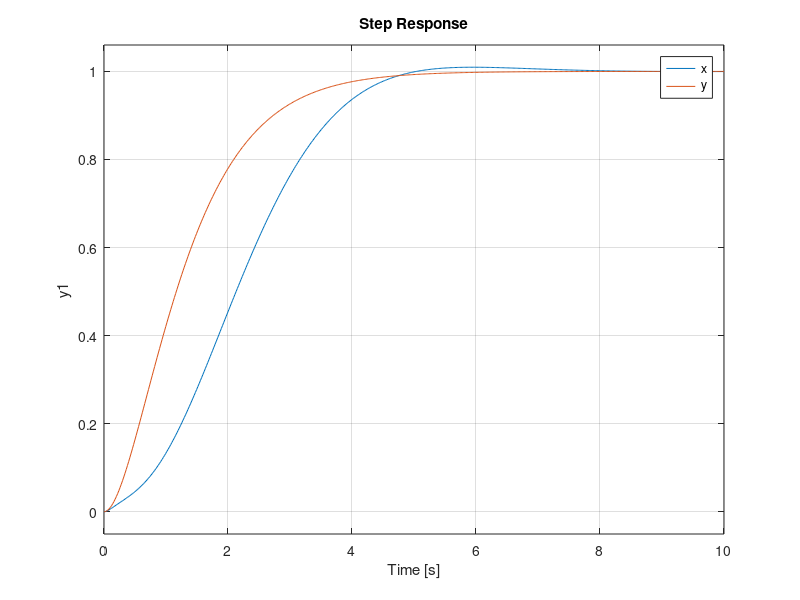
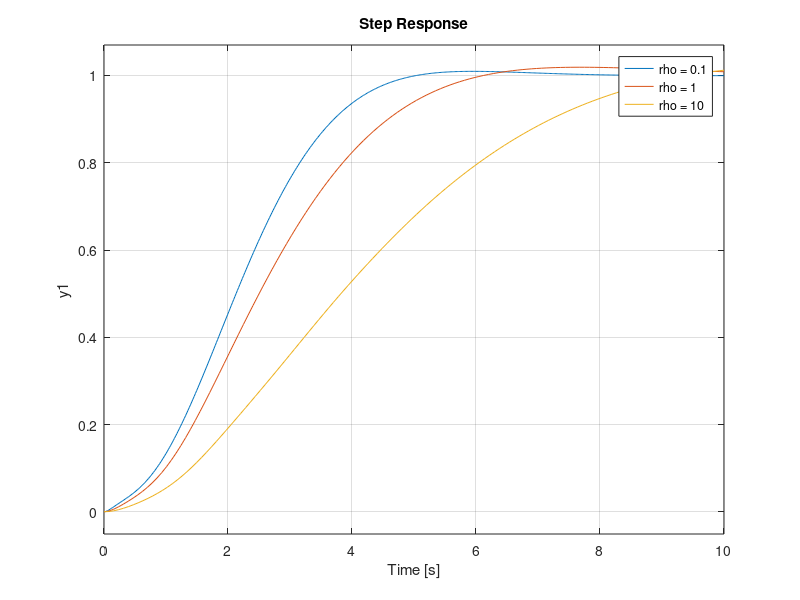
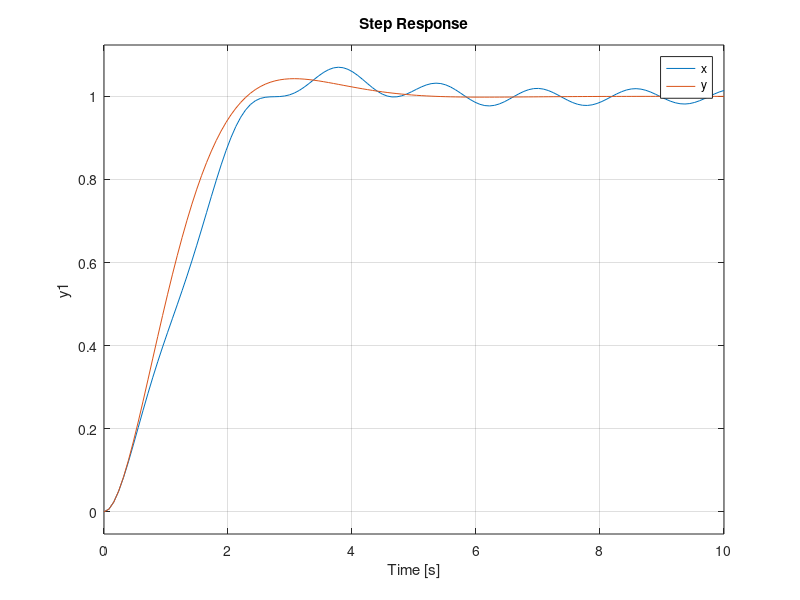
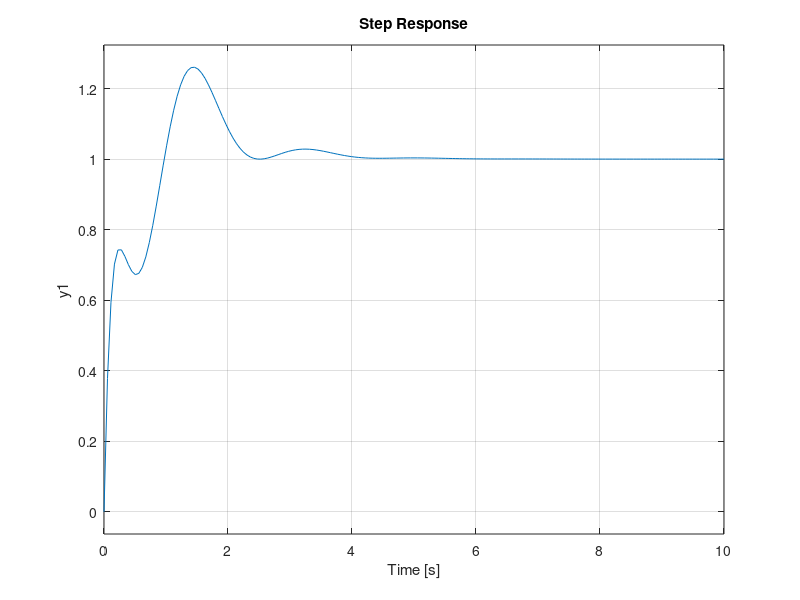

These figures' MATLAB source, in order:
%L12_2dfan.m - ducted fan example for L12.2
% RMM, 14 Jan 03
%%
%% Ducted fan dynamics
%%
%% These are the dynamics for the ducted fan, written in statespace
%% form.
%%

% System parameters
J = 0.0475; % inertia around pitch axis
m = 1.5; % mass of fan
r = 0.25; % distance to flaps
g = 10; % gravitational constant
gamma = 0.51; % counterweighted mass
d = 0.2;   % damping factor (estimated)
l = 0.05; % offset of center of mass
% System matrices (entire plant: 2 input, 2 output)
A = [  0     0     0     1     0     0;
    0     0     0     0     1     0;
    0     0     0     0     0     1;
    0     0  -gamma -d/m    0     0;
    0     0     0     0   -d/m    0;
    0     0 -m*g*l/J  0     0     0 ];

B = [  0     0;
    0     0;
    0     0;
    1/m    0;
    0    1/m;
    r/J    0    ];

C = [  1     0    0      0     0     0;
    0     1    0      0     0     0 ];

D = [  0     0;   0      0];

%%
%% Construct inputs and outputs corresponding to steps in xyposition
%%
%% The vectors xd and yd correspond to the states that are the desired
%% equilibrium states for the system.  The matrices Cx and Cy are the
%% corresponding outputs.
%%
%% The way these vectors are used is to compute the closed loopsystem
%% dynamics as
%%
%% xdot = Ax + B u =>xdot = (A-BK)x + K xd
%%         u = -K(x - xd)    y = Cx
%%
%% The closed loop dynamics can be simulated using the "step"command,
%% with K*xd as the input vector (assumes that the "input" is unit size,
%% so that xd corresponds to the desired steady state.
%%
xd = [1; 0; 0; 0; 0; 0];  Cx = [1 0 0 0 0 0];
yd = [0; 1; 0; 0; 0; 0];  Cy = [0 1 0 0 0 0];
%%
%% LQR design
%%

% Start with a diagonal weighting
Q1 = diag([1, 1, 1, 1, 1, 1]);
R1a = 0.1 * diag([1, 1]);
K1a = lqr(A, B, Q1, R1a);
% Close the loop: xdot = Ax + B K (x-xd)
H1ax = ss(A-B*K1a,B(:,1)*K1a(1,:)*xd,Cx,0);
H1ay = ss(A-B*K1a,B(:,2)*K1a(2,:)*yd,Cy,0);
figure(1); step(H1ax, H1ay, 10);
legend('x', 'y');

% Look at different input weightings
R1b = diag([1, 1]); K1b = lqr(A, B, Q1, R1b);
H1bx = ss(A-B*K1b,B(:,1)*K1b(1,:)*xd,Cx,0);
R1c = diag([10, 10]); K1c = lqr(A, B, Q1, R1c);
H1cx = ss(A-B*K1c,B(:,1)*K1c(1,:)*xd,Cx,0);
figure(2); step(H1ax, H1bx, H1cx, 10);
legend('rho = 0.1', 'rho = 1', 'rho = 10');

% Output weighting
Q2 = [Cx; Cy]' * [Cx; Cy];
R2 = 0.1 * diag([1, 1]);
K2 = lqr(A, B, Q2, R2);

H2x = ss(A-B*K2,B(:,1)*K2(1,:)*xd,Cx,0);
H2y = ss(A-B*K2,B(:,2)*K2(2,:)*yd,Cy,0);
figure(3); step(H2x, H2y, 10);
legend('x', 'y');

%%
%% Physically motivated weighting
%%
%% Shoot for 1 cm error in x, 10 cm error in y.  Try to keep the angle
%% less than 5 degrees in making the adjustments.  Penalize side forces
%% due to loss in efficiency.
%%

Q3 = diag([100, 10, 2*pi/5, 0, 0, 0]);
R3 = 0.1 * diag([1, 10]);K3 = lqr(A, B, Q3, R3);
H3x = ss(A-B*K3,B(:,1)*K3(1,:)*xd,Cx,0);
H3y = ss(A-B*K3,B(:,2)*K3(2,:)*yd,Cy,0);
figure(4); step(H3x, H3y, 10);
legend('x', 'y');

%%
%% Velocity control
%%
%% In this example, we modify the system so that we control the
%% velocity of the system in the x direction.  We ignore the
%% dynamics in the vertical (y) direction.  These dynamics demonstrate
%% the role of the feedforward system since the equilibrium point
%% corresponding to vd neq 0 requires a nonzero input.
%%
%% For this example, we use a control law u = -K(x-xd) + ud and convert
%% this to the form u = -K x + N r, where r is the reference input and
%% N is computed as described in class.
%%

% Extract system dynamics: theta, xdot, thdot
Av = A([3 4 6], [3 4 6]);
Bv = B([3 4 6], 1);
Cv = [0 1 0]; % choose vx as output
Dv = 0;

% Design the feedback term using LQR
Qv = diag([2*pi/5, 10, 0]);
Rv = 0.1;
Kv = lqr(Av, Bv, Qv, Rv);

% Design the feedforward term by solve for eq pt in terms of reference r
T = [Av Bv; Cv Dv]; % system matrix
Nxu = T \ [0; 0; 0; 1]; % compute [Nx; Nu]
Nx = Nxu(1:3); Nu = Nxu(4); % extract Nx and Nu
N = Nu + Kv*Nx; % compute feedforward term

%%
%% Design #1: no feedforward input, ud
%%
Nv1 = [0; 1; 0];
Hv1 = ss(Av-Bv*Kv, Bv*Kv*Nx, Cv, 0);
step(Hv1, 10);

%%
%% Design #2: compute feedforward gain corresponding to equilibrium point
%%

Hv2 = ss(Av-Bv*Kv, Bv*N, Cv, 0);
step(Hv2, 10);

%%
%% Design #3: integral action
%%
%% Add a new state to the system that is given by xidot = v - vd.  We
%% construct the control law by computing an LQR gain for the augmented%% system.
%%

Ai = [Av, [0; 0; 0]; [Cv, 0]];
Bi = [Bv; 0];
Ci = [Cv, 0];
Di = Dv;

% Design the feedback term, including weight on integrator error
Qi = diag([2*pi/5, 10, 0, 10]);
Ri = 0.1;
Ki = lqr(Ai, Bi, Qi, Ri);

% Desired state (augmented)
xid = [0; 1; 0; 0];

% Construct the closed loop system (including integrator)
Hi = ss(Ai-Bi*Ki,Bi*Ki*xid - [0; 0; 0; Ci*xid],Ci,0);
step(Hi, 10);